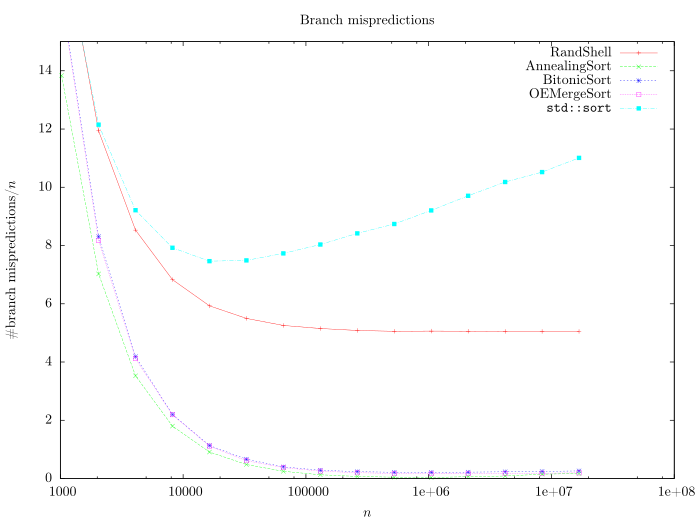

Write gnuplot code to recreate this figure.
set autoscale
set term epslatex size 7, 5.24 standalone color colortext 10
set output 'branch-misses.tex'
unset label                            # remove any previous labels
set xtic auto                          # set xtics automatically
set ytic auto                          # set ytics automatically
set title 'Branch mispredictions'
set xlabel '$n$'
set ylabel '\#branch mispredictions/$n$'
set logscale x
set yrange [0:15]

plot  	'RShellSortPure.res' using 1:($3/$1) title 'RandShell' with linespoints, \
		'AnnealingSortPure.res' using 1:($3/$1) title 'AnnealingSort' with linespoints, \
		'BitonicSort.res' using 1:($3/$1) title 'BitonicSort' with linespoints, \
		'OddEvenMergeSort.res' using 1:($3/$1) title 'OEMergeSort' with linespoints, \
		'STDSort.res' using 1:($3/$1) title '\texttt{std::sort}' with linespoints
